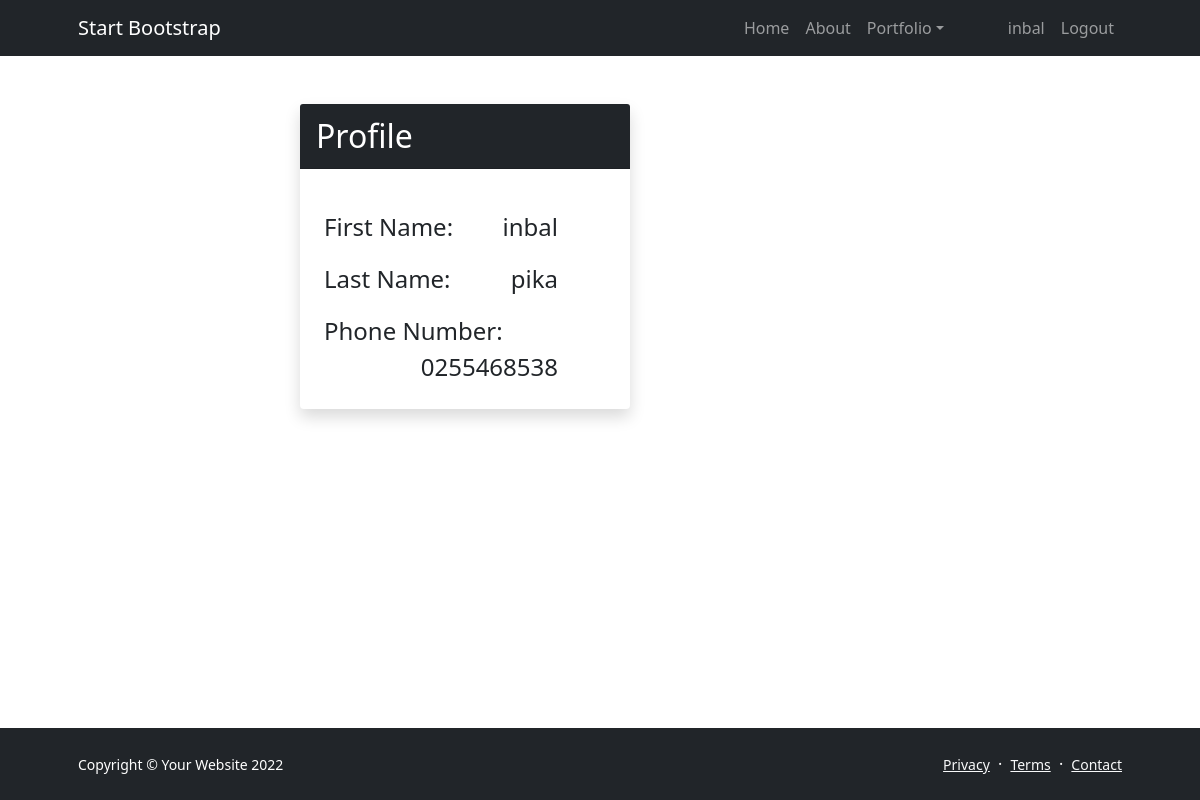
/profile/ (signed in), run on the app's committed database.
### accounts/models.py (models this page shows, shortened)
class CustomUser(AbstractUser):
    email = models.EmailField(_("email address"), unique=True)

class Customer(models.Model):
    user = models.OneToOneField(CustomUser, related_name='customer', on_delete=models.CASCADE)
    first_name = models.CharField(max_length=100,blank=True, null=True)
    last_name = models.CharField(max_length=100,blank=True, null=True)
    phone_number = models.CharField(_("phone number"), max_length=12, validators=[MinLengthValidator(6)],blank=True, null=True)
    @property
    def valid_customer(self):
        return all([self.first_name,self.last_name,self.phone_number])

### flights/views.py (the view, shortened to what this page needs)
# urls.py: path('profile/',views.CustomerProfile.as_view(), name='profile'),
class CustomerProfile(FormView):
    template_name = 'customer/profile.html'
    form_class = CustomerProfileForm
    success_url = reverse_lazy('profile')
    def get_context_data(self, **kwargs):
        context = super(CustomerProfile, self).get_context_data(**kwargs)
        context['customer'] = self.request.user.customer.__dict__
        return context
    def get_form(self):
        return self.form_class(instance=self.request.user.customer, **self.get_form_kwargs())

### flights/templates/customer/profile.html (shortened to what this page needs)
{% extends 'base.html' %}
{% load crispy_forms_tags %}
    {% block content %}
    <section class="py-5">
        <div class="d-flex justify-content-center">
            <div class="col-lg-6 mb-5">
                <div class="card h-100 shadow border-0 " style='width: 55%;'>
                     <div class="card-header fs-2 text-white bg-dark mb-3">
                        Profile
                    </div>
                    <div class="card-body p-4 fs-4">
                        {%if user.customer.valid_customer%}
                            <p>First Name: <il class="me-5" style="float:right;">{{customer.first_name}}</il></p>
                            <p>Last Name:<il class="me-5" style="float:right;">{{customer.last_name}}</il></p>
                            <p>Phone Number: <il class="me-5" style="float:right;">{{customer.phone_number}}</il></p>
                        {% endif %}
                    </div>
                </div>
            </div>
        </div>
    </section>
    {% endblock content %}

### flights/templates/base.html (shortened to what this page needs)
<!DOCTYPE html>
{%load static%}
<html lang="en">
    <head>
        <link href="https://cdn.jsdelivr.net/npm/bootstrap-icons@1.5.0/font/bootstrap-icons.css" rel="stylesheet" />
        <link href="{%static 'css/styles.css' %}" rel="stylesheet" />
    </head>
    <body class="d-flex flex-column h-100">
        <main class="flex-shrink-0">
            <nav class="navbar navbar-expand-lg navbar-dark bg-dark">
                <div class="container px-5">
                    <a class="navbar-brand" href="{%url 'homepage'%}">Start Bootstrap</a>
                    <div class="collapse navbar-collapse" id="navbarSupportedContent">
                        <ul class="navbar-nav ms-auto mb-2 mb-lg-0">
                            <li class="nav-item"><a class="nav-link" href="{%url 'homepage'%}">Home</a></li>
                            <li class="nav-item"><a class="nav-link" href="about.html">About</a></li>
                            <li class="nav-item dropdown">
                                <a class="nav-link dropdown-toggle me-5" id="navbarDropdownPortfolio" href="#" role="button" data-bs-toggle="dropdown" aria-expanded="false">Portfolio</a>
                            </li>
                            {%if user.is_authenticated%}
                            <li class="nav-item"><a class="nav-link " href="{%url 'profile'%}">{{user.username}}</a></li>
                            <li class="nav-item"><a class="nav-link" href="{%url 'logout'%}">Logout</a></li>
                            {%else%}
                            <li class="nav-item"><a class="nav-link " href="{%url 'login'%}">Login</a></li>
                            <li class="nav-item"><a class="nav-link" href="{%url 'register'%}">Register</a></li>
                            {%endif%}
                        </ul>
                    </div>
                </div>
            </nav>
        {%block content%}
        {%endblock content%}
        </main>
        <footer class="bg-dark py-4 mt-auto">
            <div class="container px-5">
                <div class="row align-items-center justify-content-between flex-column flex-sm-row">
                    <div class="col-auto"><div class="small m-0 text-white">Copyright &copy; Your Website 2022</div></div>
                    <div class="col-auto">
                        <a class="link-light small" href="#!">Privacy</a>
                        <span class="text-white mx-1">&middot;</span>
                        <a class="link-light small" href="#!">Terms</a>
                        <span class="text-white mx-1">&middot;</span>
                        <a class="link-light small" href="#!">Contact</a>
                    </div>
                </div>
            </div>
        </footer>
    </body>
</html>

### data on the page
CustomUser: username "inbal"
Customer: first_name "inbal", last_name "pika", phone_number "0255468538"
